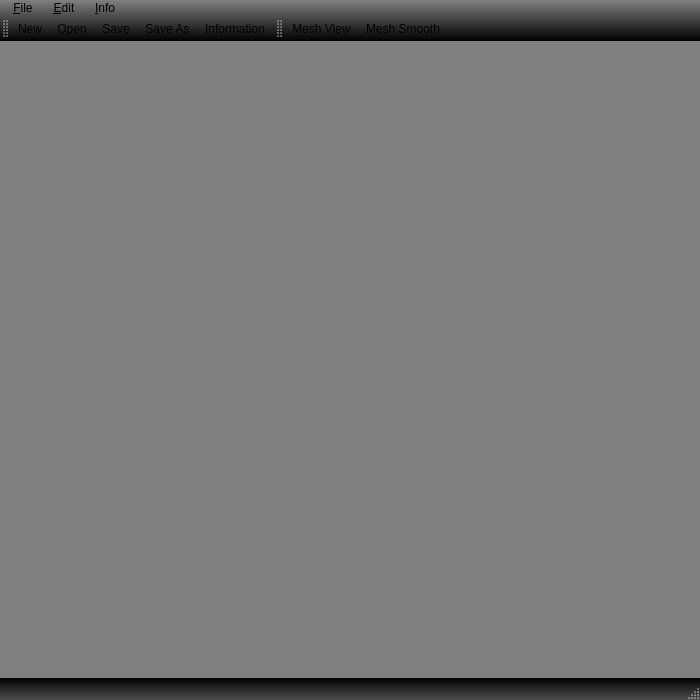
<?xml version="1.0" encoding="UTF-8"?>
<ui version="4.0">
 <class>TMainWindClass</class>
 <widget class="QMainWindow" name="TMainWindClass">
  <property name="geometry">
   <rect>
    <x>0</x>
    <y>0</y>
    <width>700</width>
    <height>700</height>
   </rect>
  </property>
  <property name="windowTitle">
   <string>Teddy by YANG Hao</string>
  </property>
  <property name="windowIcon">
   <iconset resource="tmainwind.qrc">
    <normaloff>:/TMainWind/Resources/other/black/pencil_icon&amp;48.png</normaloff>:/TMainWind/Resources/other/black/pencil_icon&amp;48.png</iconset>
  </property>
  <property name="styleSheet">
   <string notr="true">QMainWindow {
	background-color: gray;
	color: #DDDDDD
} 
QMenuBar {
	background-color: qlineargradient(x1:0, y1:0, x2:0, y2:1,stop:0 transparent, stop:1 rgba(0, 0, 0, 100));
}
QMenuBar::item {
	padding: 1px 7px;
	background: transparent;
}
QMenuBar::item:selected { /* when selected using mouse or keyboard */
    color: white;
	background: rgba(100, 100, 255, 255);
}
QMenuBar::item:pressed {
    color: white;
	background: rgba(100, 100, 255, 255);
}
QMenu {
	background-color: #323232; /* sets background of the menu */
	color: white;
	border: 1px solid black;
} 
QMenu::item {
	background-color: transparent;
} 
QMenu::item:selected { /* when user selects item using mouse or keyboard */
	background-color: #777777;
}
QMenu::item:checked {
	background-color: #456789
}
QToolBar {
	background-color: qlineargradient(x1:0, y1:0, x2:0, y2:1,stop:0 rgba(0, 0, 0, 100), stop:1 #000000);	
	border-color:#2020FF
}
QStatusBar {
	background-color: qlineargradient(x1:0, y1:0, x2:0, y2:1,stop:0 black, stop:1 rgba(0, 0, 0, 100));
	color: #DDDDDD
}
QDialog {
	background-color: qlineargradient(x1:0, y1:0, x2:0, y2:1,stop:0 #000000, stop:1 #767676);
	color: #dddddd; 
}
QScrollBar:horizontal {
	height: 20px; 
}
QScrollBar:vertical {
	width: 20px; 
}
QTabWidget::pane {
	border-top: 2px solid #C2C7CB;
}
QGroupBox {color:white}
.QLabel { 
	color: white;  
}
QProgressBar {
     border: 1px solid grey;
     border-radius: 3px;
     text-align: center;
}
QProgressBar::chunk {
     background-color: darkgrey;
     width: 5px;
     margin: 0.5px;
}</string>
  </property>
  <widget class="QWidget" name="centralWidget"/>
  <widget class="QMenuBar" name="menuBar">
   <property name="geometry">
    <rect>
     <x>0</x>
     <y>0</y>
     <width>700</width>
     <height>20</height>
    </rect>
   </property>
   <widget class="QMenu" name="menuFile">
    <property name="title">
     <string>&amp;File</string>
    </property>
    <addaction name="actionNew"/>
    <addaction name="actionOpen"/>
    <addaction name="separator"/>
    <addaction name="actionSave"/>
    <addaction name="actionSaveAs"/>
    <addaction name="separator"/>
    <addaction name="actionExit"/>
   </widget>
   <widget class="QMenu" name="menuEdit">
    <property name="title">
     <string>&amp;Edit</string>
    </property>
    <addaction name="actionMeshView"/>
    <addaction name="actionMeshSmooth"/>
   </widget>
   <widget class="QMenu" name="menuInfo">
    <property name="title">
     <string>&amp;Info</string>
    </property>
    <addaction name="actionInfo"/>
   </widget>
   <addaction name="menuFile"/>
   <addaction name="menuEdit"/>
   <addaction name="menuInfo"/>
  </widget>
  <widget class="QToolBar" name="mainToolBar">
   <property name="windowTitle">
    <string>Main ToolBar</string>
   </property>
   <attribute name="toolBarArea">
    <enum>TopToolBarArea</enum>
   </attribute>
   <attribute name="toolBarBreak">
    <bool>false</bool>
   </attribute>
   <addaction name="actionNew"/>
   <addaction name="actionOpen"/>
   <addaction name="actionSave"/>
   <addaction name="actionSaveAs"/>
   <addaction name="actionInfo"/>
  </widget>
  <widget class="QStatusBar" name="statusBar"/>
  <widget class="QToolBar" name="editToolBar">
   <property name="windowTitle">
    <string>Edit ToolBar</string>
   </property>
   <attribute name="toolBarArea">
    <enum>TopToolBarArea</enum>
   </attribute>
   <attribute name="toolBarBreak">
    <bool>false</bool>
   </attribute>
   <addaction name="actionMeshView"/>
   <addaction name="actionMeshSmooth"/>
  </widget>
  <action name="actionNew">
   <property name="icon">
    <iconset resource="tmainwind.qrc">
     <normaloff>:/TMainWind/Resources/toolbar/Add.png</normaloff>:/TMainWind/Resources/toolbar/Add.png</iconset>
   </property>
   <property name="text">
    <string>New</string>
   </property>
   <property name="toolTip">
    <string>Create a new document</string>
   </property>
   <property name="statusTip">
    <string>Create a new document</string>
   </property>
   <property name="whatsThis">
    <string>Create a new document</string>
   </property>
   <property name="shortcut">
    <string>Ctrl+N</string>
   </property>
  </action>
  <action name="actionOpen">
   <property name="icon">
    <iconset resource="tmainwind.qrc">
     <normaloff>:/TMainWind/Resources/toolbar/Load.png</normaloff>:/TMainWind/Resources/toolbar/Load.png</iconset>
   </property>
   <property name="text">
    <string>Open</string>
   </property>
   <property name="toolTip">
    <string>Open document</string>
   </property>
   <property name="statusTip">
    <string>Open document</string>
   </property>
   <property name="whatsThis">
    <string>Open document</string>
   </property>
   <property name="shortcut">
    <string>Ctrl+O</string>
   </property>
  </action>
  <action name="actionSave">
   <property name="icon">
    <iconset resource="tmainwind.qrc">
     <normaloff>:/TMainWind/Resources/toolbar/Save.png</normaloff>:/TMainWind/Resources/toolbar/Save.png</iconset>
   </property>
   <property name="text">
    <string>Save</string>
   </property>
   <property name="toolTip">
    <string>Save current document</string>
   </property>
   <property name="statusTip">
    <string>Save current document</string>
   </property>
   <property name="whatsThis">
    <string>Save current document</string>
   </property>
   <property name="shortcut">
    <string>Ctrl+S</string>
   </property>
  </action>
  <action name="actionInfo">
   <property name="icon">
    <iconset resource="tmainwind.qrc">
     <normaloff>:/TMainWind/Resources/toolbar/Info.png</normaloff>:/TMainWind/Resources/toolbar/Info.png</iconset>
   </property>
   <property name="text">
    <string>Information</string>
   </property>
   <property name="toolTip">
    <string>Application infomation</string>
   </property>
   <property name="statusTip">
    <string>Application infomation</string>
   </property>
   <property name="whatsThis">
    <string>Application infomation</string>
   </property>
   <property name="shortcut">
    <string>F1</string>
   </property>
  </action>
  <action name="actionExit">
   <property name="text">
    <string>Exit</string>
   </property>
   <property name="toolTip">
    <string>Exit application</string>
   </property>
  </action>
  <action name="actionSaveAs">
   <property name="icon">
    <iconset resource="tmainwind.qrc">
     <normaloff>:/TMainWind/Resources/toolbar/Save As.png</normaloff>:/TMainWind/Resources/toolbar/Save As.png</iconset>
   </property>
   <property name="text">
    <string>Save As</string>
   </property>
   <property name="toolTip">
    <string>Save as another file</string>
   </property>
   <property name="statusTip">
    <string>Save as another file</string>
   </property>
   <property name="whatsThis">
    <string>Save as another file</string>
   </property>
   <property name="shortcut">
    <string>Ctrl+Shift+S</string>
   </property>
  </action>
  <action name="actionMeshSmooth">
   <property name="icon">
    <iconset resource="tmainwind.qrc">
     <normaloff>:/TMainWind/Resources/toolbar/Pie Chart.png</normaloff>:/TMainWind/Resources/toolbar/Pie Chart.png</iconset>
   </property>
   <property name="text">
    <string>Mesh Smooth</string>
   </property>
   <property name="toolTip">
    <string>Mesh Smooth</string>
   </property>
   <property name="statusTip">
    <string>Mesh Smooth</string>
   </property>
   <property name="whatsThis">
    <string>Mesh Smooth</string>
   </property>
  </action>
  <action name="actionMeshView">
   <property name="checkable">
    <bool>true</bool>
   </property>
   <property name="icon">
    <iconset resource="tmainwind.qrc">
     <normaloff>:/TMainWind/Resources/toolbar/Picture.png</normaloff>:/TMainWind/Resources/toolbar/Picture.png</iconset>
   </property>
   <property name="text">
    <string>Mesh View</string>
   </property>
   <property name="toolTip">
    <string>Mesh View</string>
   </property>
   <property name="statusTip">
    <string>Mesh View</string>
   </property>
   <property name="whatsThis">
    <string>Mesh View</string>
   </property>
  </action>
 </widget>
 <layoutdefault spacing="6" margin="11"/>
 <resources>
  <include location="tmainwind.qrc"/>
 </resources>
 <connections>
  <connection>
   <sender>actionExit</sender>
   <signal>triggered()</signal>
   <receiver>TMainWindClass</receiver>
   <slot>close()</slot>
   <hints>
    <hint type="sourcelabel">
     <x>-1</x>
     <y>-1</y>
    </hint>
    <hint type="destinationlabel">
     <x>297</x>
     <y>245</y>
    </hint>
   </hints>
  </connection>
 </connections>
</ui>
